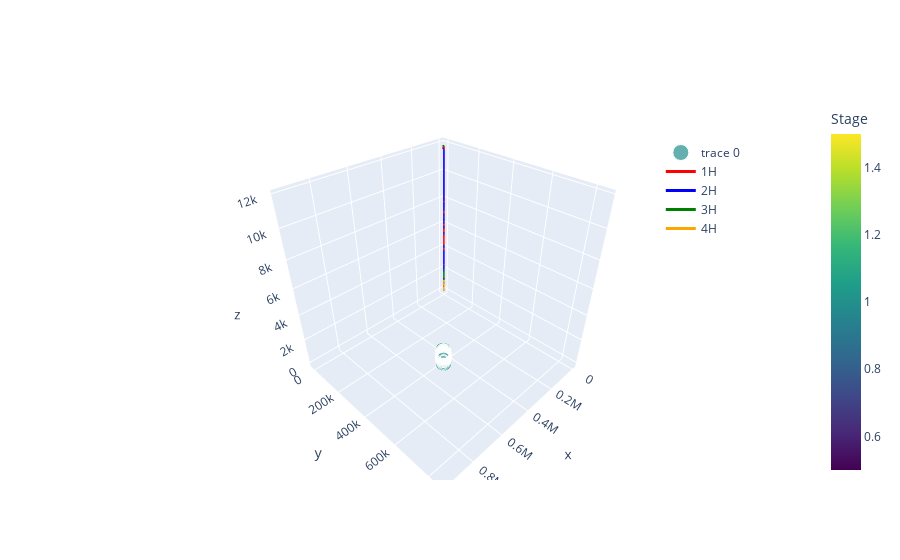

Notebook code cell kept with this figure:
### Code cell
# Create a viewer object to run the package.
viewer1 = VisualizeModel.DataViewer(plot_objects=[MSplot, well_plot])

viewer1.draw()
